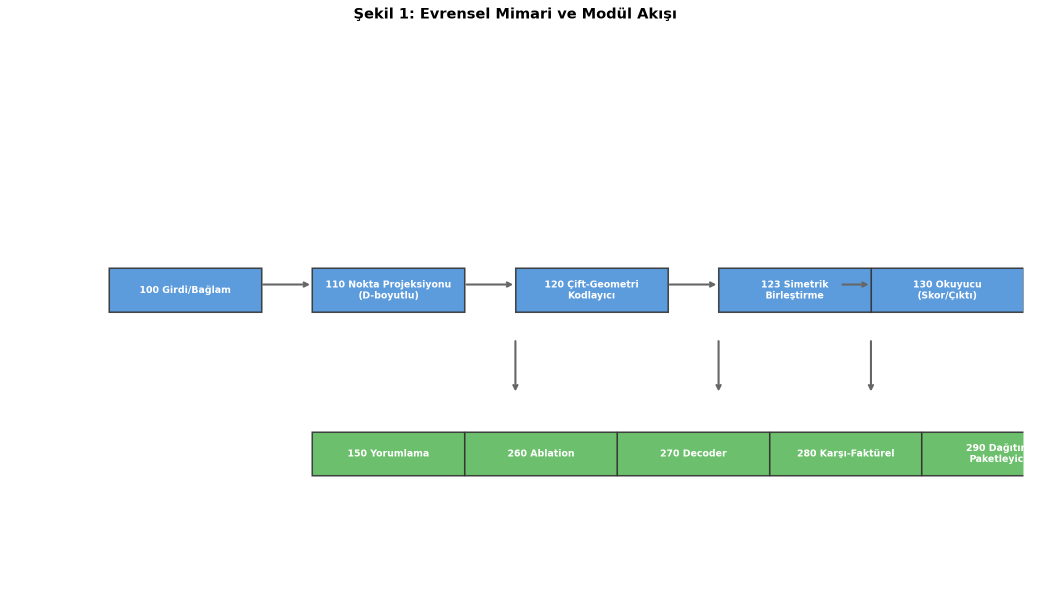
#> input picture docs/patent/fig/fig1_mimari.png, 2075 x 1184 px (shown at 1/2 size)
$ python -i build_package.py   (imports and definitions only)
#> lines starting #> are read from the running program, lines starting #| are printed output that depends on the picture
#!/usr/bin/env python3
"""Build the TÜRKPATENT filing packet as editable DOCX and print-ready PDF."""

from __future__ import annotations

import re
import shutil
import subprocess
import tempfile
from pathlib import Path

from docx import Document
from docx.enum.text import WD_ALIGN_PARAGRAPH
from docx.oxml import OxmlElement
from docx.oxml.ns import qn
from docx.shared import Cm, Pt, RGBColor
from PIL import Image, ImageOps


REPO = Path(__file__).resolve().parents[2]
PACKAGE = Path(__file__).resolve().parent
FIGURE_DIR = REPO / "docs/patent/dil/fig"
FONT = "Times New Roman"
FIGURE_CAPTIONS = (
    "Sistem mimarisi ve modül akışı",
    "Girdi metninin nokta bulutu olarak temsili",
    "Token işleme sırasında nokta bulutunun oluşumu",
    "Farklı boyutlardaki bölge gösterimleri",
    "Kelime gösterimlerinin bölge dağılımı",
    "Çift-geometri özellik vektörünün bileşenleri",
    "Eğitim sırasında izlenen örnek eğri",
    "Morfolojik grupların geometrik dağılımı",
)


# [105 lines left out: functions strip_markdown, configure_document, render_markdown, build_text_docx, not called in this run]


def render_figure(source: Path, output: Path) -> None:
    renderer = shutil.which("rsvg-convert")
    if renderer is None:
        raise RuntimeError("rsvg-convert is required to render patent SVG drawings")
    subprocess.run([renderer, "-o", str(output), str(source)], check=True,
                   capture_output=True, text=True)
    with Image.open(output) as image:
        rgba = image.convert("RGBA")
        white = Image.new("RGBA", rgba.size, (255, 255, 255, 255))
        white.alpha_composite(rgba)
        grayscale = ImageOps.grayscale(white.convert("RGB"))
        monochrome = grayscale.point(lambda value: 255 if value >= 210 else 0, mode="1")
        monochrome.save(output, format="PNG")
        colors = monochrome.convert("L").getcolors(maxcolors=256)
        if colors is None or {value for _, value in colors} - {0, 255}:
            raise AssertionError(f"Drawing is not strictly black and white: {source.name}")


# [68 lines left out: functions build_figures_docx, convert_pdfs, main, not called in this run]


# [2 lines not run here, left out]

>>> import cv2
>>> picture = cv2.imread('../../docs/patent/fig/fig1_mimari.png', cv2.IMREAD_GRAYSCALE)
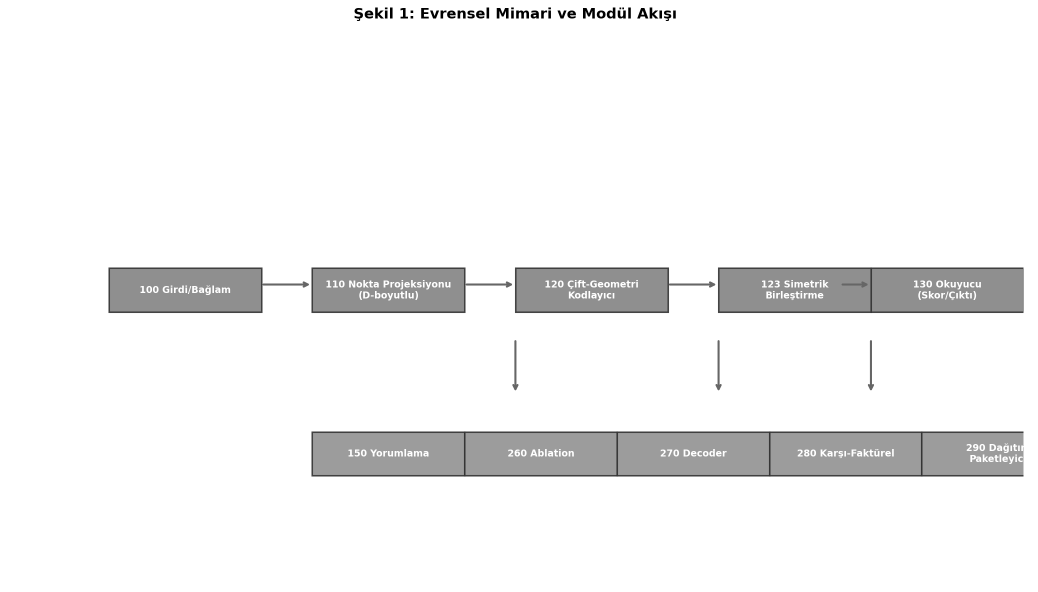
#> picture: shape (1184, 2075) (shown at 1/2 size); min 0, max 255, mean 242.5
>>> result = render_figure(picture, 'out.png')
#> (the run stopped early here; a loop or call above may not have finished)

$ run again, on docs/patent/fig/fig5_max_vs_attn_pool.png
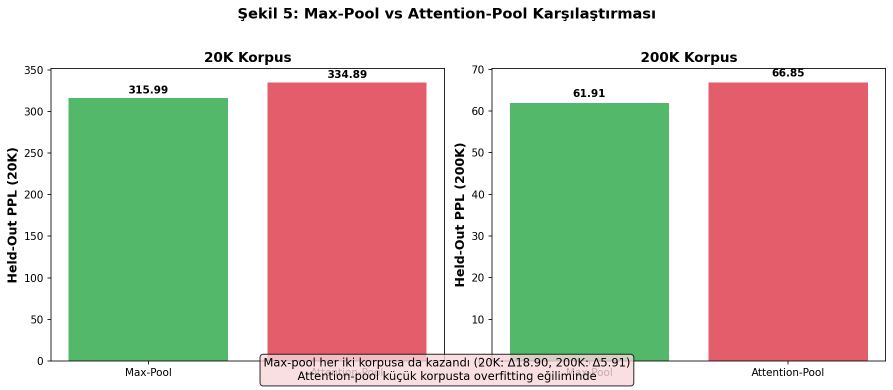
#> input picture docs/patent/fig/fig5_max_vs_attn_pool.png, 1786 x 780 px (shown at 1/2 size)
#> `picture = cv2.imread('../../docs/patent/fig/fig1_mimari.png', cv2.IMRE..`:
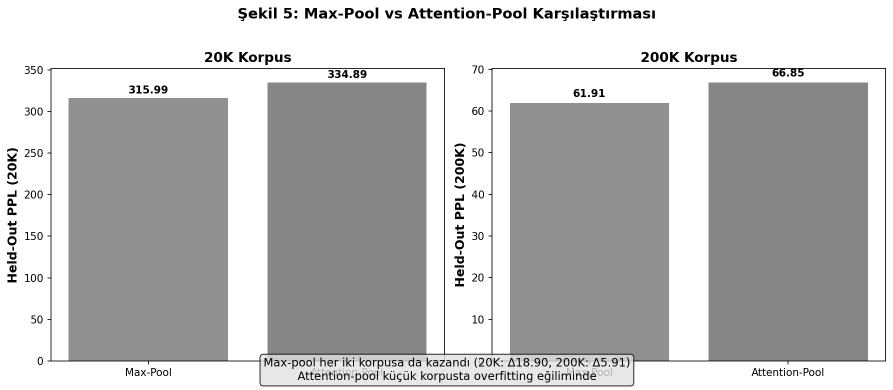
#> picture: shape (780, 1786) (shown at 1/2 size); min 0, max 255, mean 190.7
